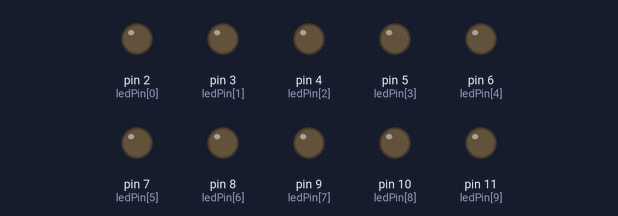
Bench run of a sketch on a simulated Arduino Uno, built with avr-gcc and run on an emulated ATmega328P. Shown: output pins drawn as LEDs (lit = HIGH).

Above: at 0.03 s.
At 0.42 s:
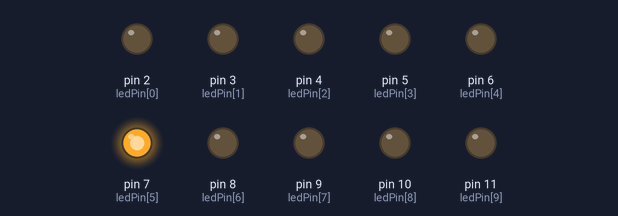
At 0.75 s:
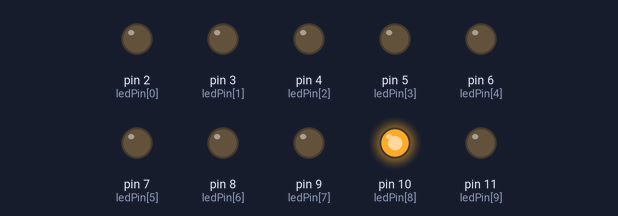
At 1.48 s:
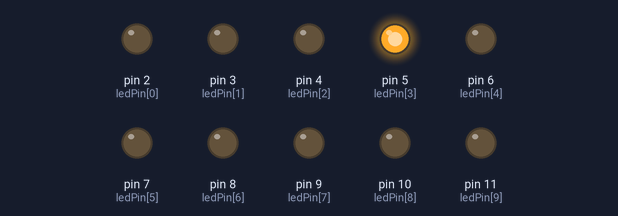
At 2.21 s:
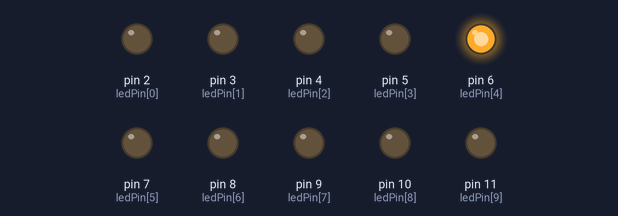
At 2.93 s:
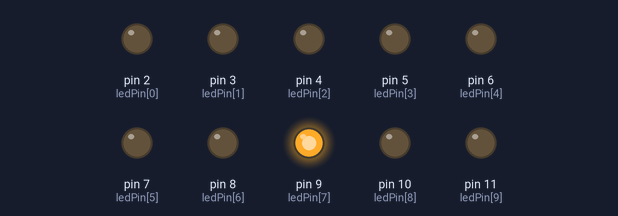
Timing chart, 0 to 3.2 s (numbered marks = the images above):
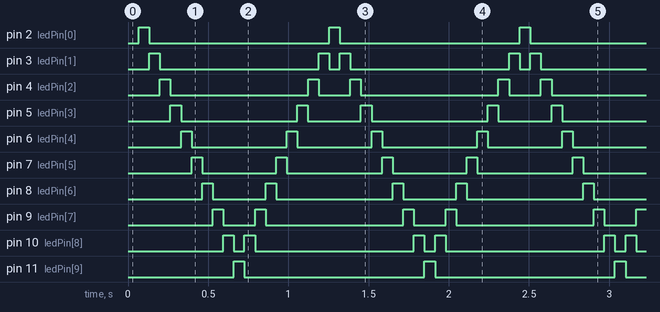

Measured:
- by itself, pin 2 (ledPin[0]), pin 11 (ledPin[9]): alternates HIGH for 0.07 s and LOW for 1.1 s
- by itself, pin 3 (ledPin[1]): repeats every 1.2 s: LOW 0.99 s, HIGH 0.07 s, LOW 0.07 s, HIGH 0.07 s
- by itself, pin 4 (ledPin[2]): repeats every 1.2 s: LOW 0.86 s, HIGH 0.07 s, LOW 0.20 s, HIGH 0.07 s
- by itself, pin 5 (ledPin[3]): repeats every 1.2 s: LOW 0.73 s, HIGH 0.07 s, LOW 0.33 s, HIGH 0.07 s
- by itself, pin 6 (ledPin[4]): repeats every 1.2 s: LOW 0.59 s, HIGH 0.07 s, LOW 0.46 s, HIGH 0.07 s
- by itself, pin 7 (ledPin[5]): repeats every 1.2 s: LOW 0.46 s, HIGH 0.07 s, LOW 0.59 s, HIGH 0.07 s
- by itself, pin 8 (ledPin[6]): repeats every 1.2 s: LOW 0.33 s, HIGH 0.07 s, LOW 0.73 s, HIGH 0.07 s
- by itself, pin 9 (ledPin[7]): repeats every 1.2 s: LOW 0.20 s, HIGH 0.07 s, LOW 0.86 s, HIGH 0.07 s

The sketch:

ledChase.ino
```cpp
byte ledPin[] = {2,3,4,5,6,7,8,9,10,11};
int ledDelay(65), direction = 1, currentLED=0;
unsigned long changeTime;

void setup(){
    for(int i=0; i<10; i++){
        pinMode(ledPin[i], OUTPUT);
    }
    changeTime = millis();
}

void loop(){
    if(millis()-changeTime > ledDelay){
        changeLed();
        changeTime = millis();
    }
}
void changeLed(){
    for(int x=0; x<10; x++){
        digitalWrite(ledPin[x], LOW);
    }
    digitalWrite(ledPin[currentLED], HIGH);
    currentLED += direction;
    if(currentLED == 9) direction = -1;
    if(currentLED == 0) direction = 1;
}
```
